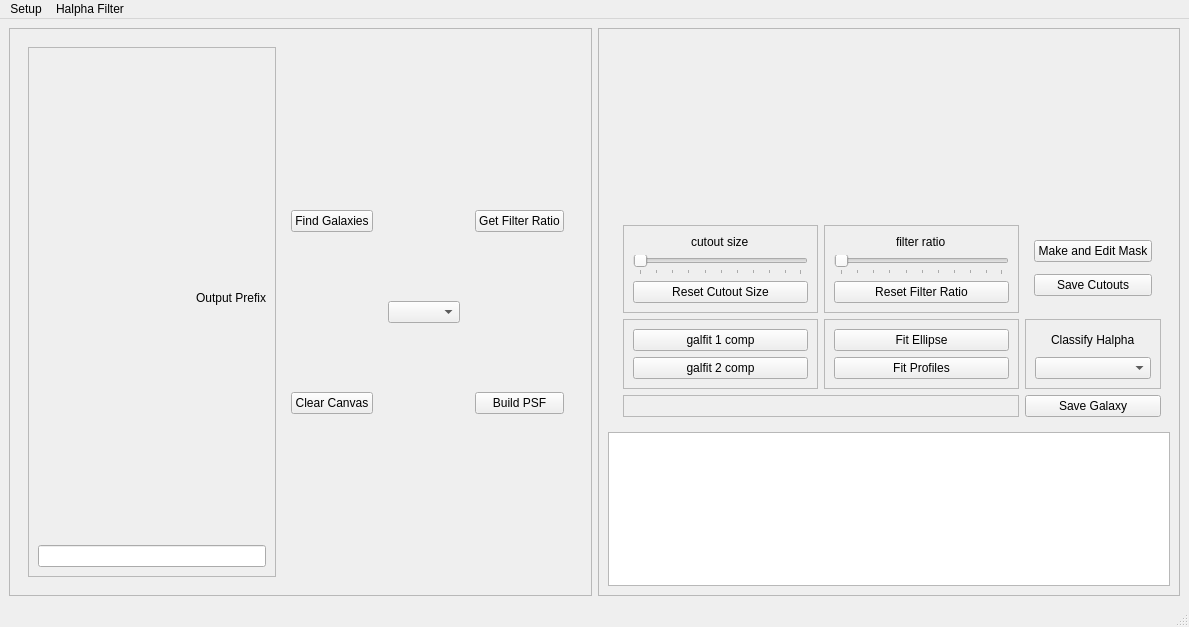
<?xml version="1.0" encoding="UTF-8"?>
<ui version="4.0">
 <class>MainWindow</class>
 <widget class="QMainWindow" name="MainWindow">
  <property name="geometry">
   <rect>
    <x>0</x>
    <y>0</y>
    <width>1189</width>
    <height>627</height>
   </rect>
  </property>
  <property name="windowTitle">
   <string>Halpha Console</string>
  </property>
  <widget class="QWidget" name="centralwidget">
   <layout class="QHBoxLayout" name="horizontalLayout">
    <item>
     <widget class="QFrame" name="mainframe">
      <property name="minimumSize">
       <size>
        <width>503</width>
        <height>0</height>
       </size>
      </property>
      <property name="frameShape">
       <enum>QFrame::StyledPanel</enum>
      </property>
      <property name="frameShadow">
       <enum>QFrame::Raised</enum>
      </property>
      <layout class="QGridLayout" name="leftLayout">
       <item row="0" column="0">
        <widget class="QWidget" name="button_bar" native="true">
         <layout class="QHBoxLayout" name="horizontalLayout_2">
          <item>
           <widget class="QFrame" name="frame_7">
            <property name="frameShape">
             <enum>QFrame::StyledPanel</enum>
            </property>
            <property name="frameShadow">
             <enum>QFrame::Raised</enum>
            </property>
            <layout class="QVBoxLayout" name="verticalLayout_9">
             <item>
              <widget class="QLabel" name="label">
               <property name="layoutDirection">
                <enum>Qt::LeftToRight</enum>
               </property>
               <property name="text">
                <string>Output Prefix</string>
               </property>
               <property name="alignment">
                <set>Qt::AlignRight|Qt::AlignTrailing|Qt::AlignVCenter</set>
               </property>
              </widget>
             </item>
             <item>
              <widget class="QLineEdit" name="prefixLineEdit"/>
             </item>
            </layout>
           </widget>
          </item>
          <item>
           <widget class="QWidget" name="widget_4" native="true">
            <layout class="QVBoxLayout" name="verticalLayout_7">
             <item>
              <widget class="QPushButton" name="wmark">
               <property name="text">
                <string>Find Galaxies</string>
               </property>
              </widget>
             </item>
             <item>
              <widget class="QPushButton" name="wclear">
               <property name="text">
                <string>Clear Canvas</string>
               </property>
              </widget>
             </item>
            </layout>
           </widget>
          </item>
          <item>
           <widget class="QComboBox" name="wgalid"/>
          </item>
          <item>
           <widget class="QWidget" name="widget_3" native="true">
            <layout class="QVBoxLayout" name="leftButtonLayout">
             <item>
              <widget class="QPushButton" name="wfratio">
               <property name="text">
                <string>Get Filter Ratio</string>
               </property>
              </widget>
             </item>
             <item>
              <widget class="QPushButton" name="psfButton">
               <property name="text">
                <string>Build PSF</string>
               </property>
              </widget>
             </item>
            </layout>
           </widget>
          </item>
         </layout>
        </widget>
       </item>
      </layout>
     </widget>
    </item>
    <item>
     <widget class="QFrame" name="rightFrame">
      <property name="frameShape">
       <enum>QFrame::StyledPanel</enum>
      </property>
      <property name="frameShadow">
       <enum>QFrame::Raised</enum>
      </property>
      <layout class="QGridLayout" name="gridLayout">
       <item row="0" column="1" rowspan="3">
        <widget class="QWidget" name="cutouts" native="true">
         <property name="minimumSize">
          <size>
           <width>0</width>
           <height>172</height>
          </size>
         </property>
         <layout class="QGridLayout" name="cutoutsLayout">
          <item row="0" column="0">
           <widget class="QWidget" name="tempWidget" native="true"/>
          </item>
         </layout>
        </widget>
       </item>
       <item row="1" column="0">
        <widget class="QWidget" name="widget_7" native="true"/>
       </item>
       <item row="0" column="0">
        <widget class="QWidget" name="widget_6" native="true"/>
       </item>
       <item row="2" column="0">
        <widget class="QWidget" name="widget" native="true"/>
       </item>
       <item row="4" column="0" colspan="2">
        <widget class="QTableWidget" name="tableWidget"/>
       </item>
       <item row="3" column="1">
        <widget class="QWidget" name="rightButtons" native="true">
         <layout class="QGridLayout" name="gridLayout_4">
          <item row="0" column="1">
           <widget class="QFrame" name="frame">
            <property name="frameShape">
             <enum>QFrame::StyledPanel</enum>
            </property>
            <property name="frameShadow">
             <enum>QFrame::Raised</enum>
            </property>
            <layout class="QVBoxLayout" name="verticalLayout_2">
             <item alignment="Qt::AlignHCenter">
              <widget class="QLabel" name="ratioSliderLabel">
               <property name="text">
                <string>filter ratio</string>
               </property>
              </widget>
             </item>
             <item>
              <widget class="QSlider" name="ratioSlider">
               <property name="mouseTracking">
                <bool>true</bool>
               </property>
               <property name="focusPolicy">
                <enum>Qt::NoFocus</enum>
               </property>
               <property name="orientation">
                <enum>Qt::Horizontal</enum>
               </property>
               <property name="tickPosition">
                <enum>QSlider::TicksBelow</enum>
               </property>
              </widget>
             </item>
             <item>
              <widget class="QPushButton" name="resetRatioButton">
               <property name="text">
                <string>Reset Filter Ratio</string>
               </property>
              </widget>
             </item>
            </layout>
           </widget>
          </item>
          <item row="0" column="0">
           <widget class="QFrame" name="frame_2">
            <property name="frameShape">
             <enum>QFrame::StyledPanel</enum>
            </property>
            <property name="frameShadow">
             <enum>QFrame::Raised</enum>
            </property>
            <layout class="QVBoxLayout" name="verticalLayout">
             <item alignment="Qt::AlignHCenter">
              <widget class="QLabel" name="cutoutSliderLabel">
               <property name="text">
                <string>cutout size</string>
               </property>
              </widget>
             </item>
             <item>
              <widget class="QSlider" name="cutoutSlider">
               <property name="orientation">
                <enum>Qt::Horizontal</enum>
               </property>
               <property name="tickPosition">
                <enum>QSlider::TicksBelow</enum>
               </property>
              </widget>
             </item>
             <item>
              <widget class="QPushButton" name="resetSizeButton">
               <property name="text">
                <string>Reset Cutout Size</string>
               </property>
              </widget>
             </item>
            </layout>
           </widget>
          </item>
          <item row="1" column="1">
           <widget class="QFrame" name="frame_3">
            <property name="frameShape">
             <enum>QFrame::StyledPanel</enum>
            </property>
            <property name="frameShadow">
             <enum>QFrame::Raised</enum>
            </property>
            <layout class="QVBoxLayout" name="verticalLayout_4">
             <item>
              <widget class="QPushButton" name="fitEllipseButton">
               <property name="text">
                <string>Fit Ellipse</string>
               </property>
              </widget>
             </item>
             <item>
              <widget class="QPushButton" name="profileButton">
               <property name="text">
                <string>Fit Profiles</string>
               </property>
              </widget>
             </item>
            </layout>
           </widget>
          </item>
          <item row="1" column="0">
           <widget class="QFrame" name="frame_4">
            <property name="frameShape">
             <enum>QFrame::StyledPanel</enum>
            </property>
            <property name="frameShadow">
             <enum>QFrame::Raised</enum>
            </property>
            <layout class="QVBoxLayout" name="verticalLayout_5">
             <item>
              <widget class="QPushButton" name="galfitButton">
               <property name="text">
                <string>galfit 1 comp</string>
               </property>
              </widget>
             </item>
             <item>
              <widget class="QPushButton" name="galfit2Button">
               <property name="text">
                <string>galfit 2 comp</string>
               </property>
              </widget>
             </item>
            </layout>
           </widget>
          </item>
          <item row="1" column="2">
           <widget class="QFrame" name="frame_5">
            <property name="frameShape">
             <enum>QFrame::StyledPanel</enum>
            </property>
            <property name="frameShadow">
             <enum>QFrame::Raised</enum>
            </property>
            <layout class="QVBoxLayout" name="verticalLayout_6">
             <item alignment="Qt::AlignHCenter">
              <widget class="QLabel" name="label_2">
               <property name="text">
                <string>Classify Halpha</string>
               </property>
              </widget>
             </item>
             <item>
              <widget class="QComboBox" name="haTypeComboBox">
               <property name="toolTip">
                <string>HalphaType</string>
               </property>
               <property name="autoFillBackground">
                <bool>false</bool>
               </property>
               <property name="currentText">
                <string extracomment="Halpha Type"/>
               </property>
              </widget>
             </item>
            </layout>
           </widget>
          </item>
          <item row="5" column="2">
           <widget class="QPushButton" name="saveButton">
            <property name="text">
             <string>Save Galaxy</string>
            </property>
           </widget>
          </item>
          <item row="0" column="2">
           <widget class="QWidget" name="widget_2" native="true">
            <layout class="QVBoxLayout" name="verticalLayout_3">
             <item>
              <widget class="QPushButton" name="makeMaskButton">
               <property name="text">
                <string>Make and Edit Mask</string>
               </property>
              </widget>
             </item>
             <item>
              <widget class="QPushButton" name="saveCutoutsButton">
               <property name="text">
                <string>Save Cutouts</string>
               </property>
              </widget>
             </item>
            </layout>
           </widget>
          </item>
          <item row="5" column="0" colspan="2">
           <widget class="QFrame" name="frame_6">
            <property name="frameShape">
             <enum>QFrame::StyledPanel</enum>
            </property>
            <property name="frameShadow">
             <enum>QFrame::Raised</enum>
            </property>
           </widget>
          </item>
         </layout>
        </widget>
       </item>
      </layout>
     </widget>
    </item>
   </layout>
  </widget>
  <widget class="QStatusBar" name="statusbar"/>
  <widget class="QMenuBar" name="menubar">
   <property name="geometry">
    <rect>
     <x>0</x>
     <y>0</y>
     <width>1189</width>
     <height>22</height>
    </rect>
   </property>
   <widget class="QMenu" name="menuSetup">
    <property name="title">
     <string>Setup</string>
    </property>
    <addaction name="actionR_coadd"/>
    <addaction name="actionHa_coadd_2"/>
    <addaction name="actionNSA_catalog_path"/>
    <addaction name="separator"/>
    <addaction name="actionQuit_2"/>
   </widget>
   <widget class="QMenu" name="menuHalpha_Filter">
    <property name="title">
     <string>Halpha Filter</string>
    </property>
    <addaction name="actionhalpha4"/>
    <addaction name="actionhalpha8"/>
    <addaction name="actionhalpha12"/>
    <addaction name="actionhalpha16"/>
   </widget>
   <addaction name="menuSetup"/>
   <addaction name="menuHalpha_Filter"/>
  </widget>
  <action name="action_rcoadd">
   <property name="text">
    <string>R-band coadd</string>
   </property>
  </action>
  <action name="action_hacoadd">
   <property name="text">
    <string>Halpha coadd</string>
   </property>
  </action>
  <action name="actionQuit">
   <property name="text">
    <string>Quit</string>
   </property>
  </action>
  <action name="actionsave">
   <property name="text">
    <string>save</string>
   </property>
  </action>
  <action name="action_nsapath">
   <property name="text">
    <string>set_path</string>
   </property>
  </action>
  <action name="actionha4">
   <property name="text">
    <string>ha4</string>
   </property>
  </action>
  <action name="actionha8">
   <property name="text">
    <string>ha8</string>
   </property>
  </action>
  <action name="actionha12">
   <property name="text">
    <string>ha12</string>
   </property>
  </action>
  <action name="actionha16">
   <property name="text">
    <string>ha16</string>
   </property>
  </action>
  <action name="actionR_coadd">
   <property name="checkable">
    <bool>false</bool>
   </property>
   <property name="text">
    <string>R coadd path</string>
   </property>
   <property name="statusTip">
    <string>full path of R-band coadded image</string>
   </property>
  </action>
  <action name="actionHa_coadd">
   <property name="text">
    <string>Ha coadd path</string>
   </property>
   <property name="whatsThis">
    <string>full path to Halpha coadd image</string>
   </property>
  </action>
  <action name="actionHa_coadd_2">
   <property name="text">
    <string>Ha coadd path</string>
   </property>
   <property name="statusTip">
    <string>select Halpha coadded image</string>
   </property>
  </action>
  <action name="actionNSA_catalog_path">
   <property name="text">
    <string>NSA catalog path</string>
   </property>
  </action>
  <action name="actionQuit_2">
   <property name="text">
    <string>Quit</string>
   </property>
  </action>
  <action name="actionhalpha4">
   <property name="checkable">
    <bool>true</bool>
   </property>
   <property name="text">
    <string>halpha4</string>
   </property>
  </action>
  <action name="actionhalpha8">
   <property name="checkable">
    <bool>true</bool>
   </property>
   <property name="text">
    <string>halpha8</string>
   </property>
  </action>
  <action name="actionhalpha12">
   <property name="checkable">
    <bool>true</bool>
   </property>
   <property name="text">
    <string>halpha12</string>
   </property>
  </action>
  <action name="actionhalpha16">
   <property name="checkable">
    <bool>true</bool>
   </property>
   <property name="text">
    <string>halpha16</string>
   </property>
  </action>
 </widget>
 <resources/>
 <connections/>
</ui>
